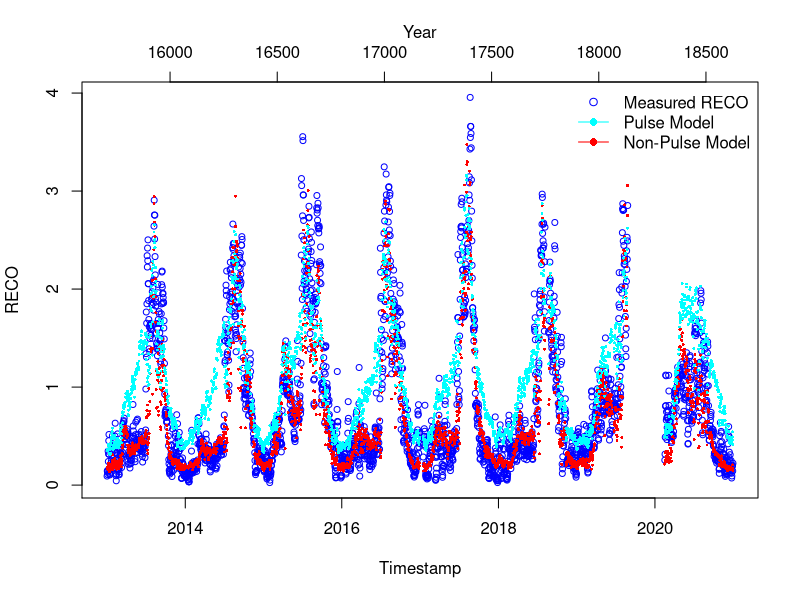
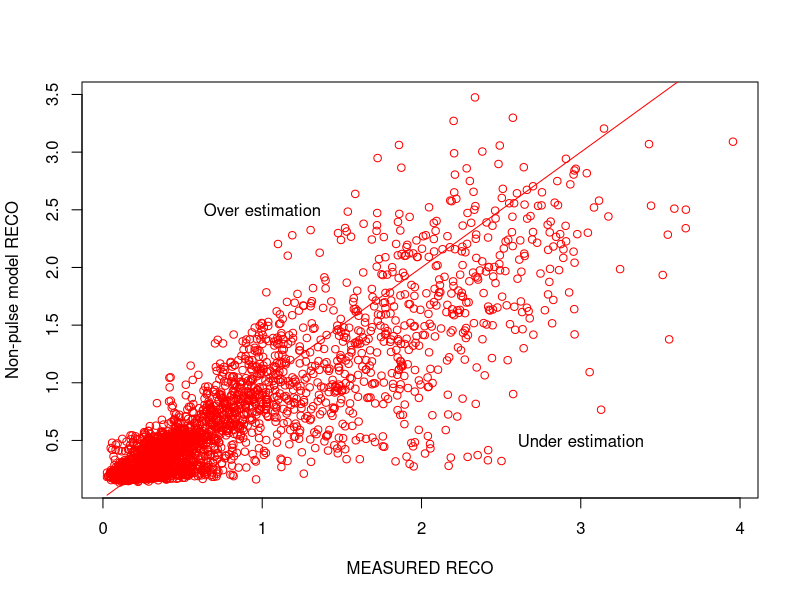
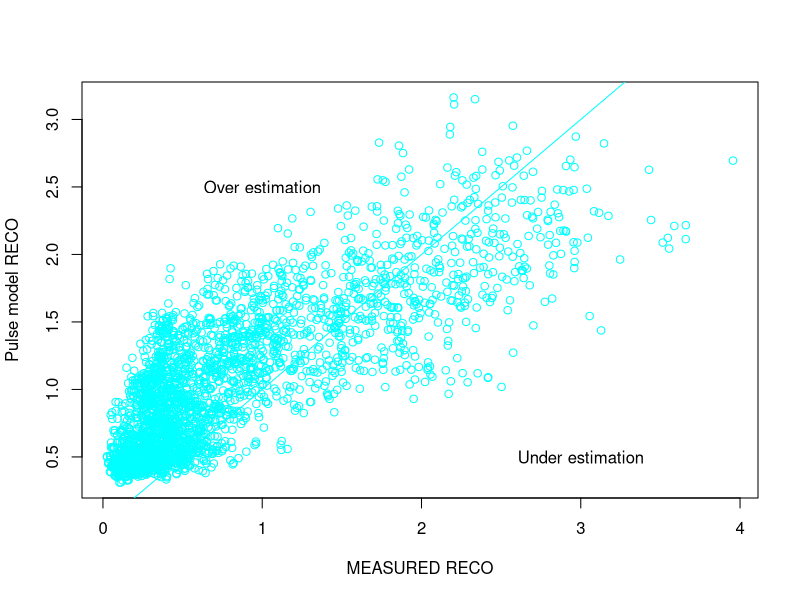

Reproduce these figures in R, in order. (Note: this script raises an error after producing the figures.)
########## Non-linear model for daily data ##################
# Fitting parameters for model4 from Roby et al 2019

##### Read in pulse and non-pulse data generated by CreateVariableDuration.R

years_sum_Pulse0 <- read.csv("data/years_sum_Pulse0_DM.csv", header = TRUE, na.strings = "NaN")
years_sum_Pulse1<- read.csv("data/years_sum_Pulse1_DM.csv", header = TRUE, na.strings = "NaN")
years_sum1<- read.csv("data/years_sum1_DM.csv", header = TRUE, na.strings = "NaN")



library(readr)

# READ IN FILES
years_sum_Pulse0 <- read_csv("data/years_sum_Pulse0_DM.csv")
years_sum_Pulse1 <- read_csv("data/years_sum_Pulse1_DM.csv")
years_sum1 <- read_csv("data/years_sum1_DM.csv")

# CHECK COLUMN NAMES AND DATA TYPES
str(years_sum_Pulse0)
str(years_sum_Pulse1)
str(years_sum1)

# Remove rows with missing values
years_sum_Pulse0 <- na.omit(years_sum_Pulse0)

# Calculate Soil Moisture
SoilMoisture <- years_sum_Pulse0$meanSWC5/100

# Assign variables
meanSWC5_NP <- SoilMoisture
meanST5_NP <- years_sum_Pulse0$meanST5
meanGPP_NP <- years_sum_Pulse0$meanGPP
GPPmax_NP <- max(years_sum_Pulse0$meanGPP)

# Fit model
Param_model4_NP <- nls(meanRECO ~ Fref*((meanGPP_NP/GPPmax_NP +n)/1+n) *
                         (1-c4*(0.1-meanSWC5_NP)^2)*exp(b4*meanST5_NP), 
                       data = years_sum_Pulse0,
                       start = list(Fref=0.75, c4=56.54, b4=0.04, n=0.84),
                       control = nls.control(maxiter = 1000, minFactor = 0.01)
)
Summary_Model4_NP = summary(Param_model4_NP)


# 
# Formula: meanRECO ~ Fref * ((meanGPP_NP/GPPmax_NP + n)/1 + n) * (1 - c4 * 
#                                                                    (0.1 - meanSWC5_NP)^2) * exp(b4 * meanST5_NP)
# 
# Parameters:
#   Estimate Std. Error t value Pr(>|t|)    
# Fref  1.180490   0.069982  16.869  < 2e-16 ***
#   c4   11.457981   3.531174   3.245  0.00121 ** 
#   b4    0.038775   0.002127  18.232  < 2e-16 ***
#   n     0.054269   0.002775  19.558  < 2e-16 ***
#   ---
#   Signif. codes:  0 ‘***’ 0.001 ‘**’ 0.01 ‘*’ 0.05 ‘.’ 0.1 ‘ ’ 1
# 
# Residual standard error: 0.252 on 1002 degrees of freedom
# 
# Number of iterations to convergence: 7 
# Achieved convergence tolerance: 3.386e-06

# NON_Pulse parameters
FrefNP = 1.180490 
SMoptNP =0.125 
c4NP = 11.457981   
b4NP =  0.038775
nNP=  0.054269




# Remove rows with missing values
years_sum_Pulse1 <- na.omit(years_sum_Pulse1)

SoilMoisture_P =years_sum_Pulse1$meanSWC5/100
meanSWC5_P = SoilMoisture_P
meanST5_P = years_sum_Pulse1$meanST5
meanGPP_P = years_sum_Pulse1$meanGPP
GPPmax_P = max(years_sum_Pulse1$meanGPP)

Param_model4_P <- nls(meanRECO ~ Fref*((meanGPP_P/GPPmax_P +n)/1+n) *(1-c4*(0.1-meanSWC5_P)^2)*exp(b4*meanST5_P), 
                       data = years_sum_Pulse1,
                       start = list(Fref=0.75,  c4=56.54, b4=0.04, n=0.84),
                       control = nls.control(maxiter = 1000, minFactor = 0.01)
)
Summary_Model4_P = summary(Param_model4_P)
# # 
# Parameters:
#   Estimate Std. Error t value Pr(>|t|)    
# Fref   0.616634   0.045269  13.621  < 2e-16 ***
#   c4   -10.431847   1.596214  -6.535 1.01e-10 ***
#   b4     0.044407   0.002129  20.862  < 2e-16 ***
#   n      0.243863   0.014703  16.586  < 2e-16 ***
# Pulse parameters
FrefP = 0.616634 
SMoptP =0.125 
c4P = -10.431847   
b4P =   0.044407
nP=  0.243863




complete.cases(years_sum1)

# Remove rows with missing values
years_sum1 <- na.omit(years_sum1)

# Setting up drivers for all time
All_meanSWC5 =years_sum1$meanSWC5/100
All_meanST5 = years_sum1$meanST5
All_meanGPP = years_sum1$meanGPP
All_GPPmax = max(years_sum1$meanGPP)

#run model for full time series based on non-pulse time parameters
ALL_model4_NP = FrefNP*((All_meanGPP/All_GPPmax +nNP)/1+nNP) *(1-c4NP*(SMoptNP-All_meanSWC5)^2)*exp(b4NP*All_meanST5)
#run model for full time series based on pulse time parameters
All_model4_P = FrefP*((All_meanGPP/All_GPPmax +nP)/1+nP) *(1-c4P*(SMoptP-All_meanSWC5)^2)*exp(b4P*All_meanST5)


# Plot the RECO time series
plot(years_sum1$date, years_sum1$meanRECO, type = "p", col = "blue", xlab = "Timestamp", ylab = "RECO", cex = 0.8)

# Add the model output time series to the plot
points(years_sum1$date, ALL_model4_NP, col = "red", pch = 16, cex = 0.4)
points(years_sum1$date, All_model4_P, col = "cyan", pch = 16, cex = 0.4, alpha=0.5)

# create the legend
legend(x = "topright",
       legend = c("Measured RECO", "Pulse Model", "Non-Pulse Model"),
       pch = c(1, 16, 16),
       col = c("blue", "cyan", "red"),
       lty = c(NA, 1, 1),
       bty = "n")

# Add another x-axis with the year
par(new=TRUE)
plot(years_sum1$date, years_sum1$meanRECO, type = "n", axes=FALSE, xlab="", ylab="")
axis(side=3)
mtext("Year",side=3,line=2)
axis(side=1, at = as.numeric(format(years_sum1$date, "%Y")), labels = format(years_sum1$date, "%Y"))




plot(years_sum1$meanRECO,ALL_model4_NP, type = "p", col = "red", xlab = "MEASURED RECO", ylab = "Non-pulse model RECO")
text(x = 1, y = 2.5, labels = "Over estimation")
text(x = 3, y = 0.5, labels = "Under estimation")
points( years_sum1$meanRECO,years_sum1$meanRECO,  type = "l", col = "red")

plot(years_sum1$meanRECO,All_model4_P,  type = "p", col = "cyan", xlab = "MEASURED RECO", ylab = "Pulse model RECO")
text(x = 1, y = 2.5, labels = "Over estimation")
text(x = 3, y = 0.5, labels = "Under estimation")
points( years_sum1$meanRECO,years_sum1$meanRECO,  type = "l", col = "cyan")


# Calulate the model residual and investigate whether residuals are higher during pulse times. 
Model_residual_NP = years_sum1$meanRECO-ALL_model4_NP
plot(years_sum1$meanSWC5,Model_residual, xlab = "SWC", ylab = "Model Error")


# calculate RMSE
rmse_NP <- sqrt(mean((ALL_model4_NP - years_sum1$meanRECO)^2))
rmse_P <- sqrt(mean((All_model4_P - years_sum1$meanRECO)^2))
# calculate MAPE
mape_NP <- mean(abs(ALL_model4_NP - years_sum1$meanRECO) / years_sum1$meanRECO) * 100
mape_P <- mean(abs(All_model4_P - years_sum1$meanRECO) / years_sum1$meanRECO) * 100
# calculate R-squared
r_squared_NP <- cor(ALL_model4_NP, years_sum1$meanRECO)^2
r_squared_P <- cor(All_model4_P, years_sum1$meanRECO)^2

Reco_NP = sum(ALL_model4_NP)
Reco_P = sum(All_model4_P)
Reco_obs = sum(years_sum1$meanRECO)


plot(ALL_model4_NP,All_model4_P, xlab = "Non-Pulse Model Reco", ylab = "Pulse Model Reco")


# Set the plot size and resolution
png("model_comparison.png", width = 800, height = 800, units = "px", res = 300)

# Create a blank plot with axis labels and limits
plot(ALL_model4_NP, All_model4_P, xlab = "Non-Pulse Model Reco", ylab = "Pulse Model Reco", 
     xlim = c(0, 5), ylim = c(0, 5), cex.lab = 1.5, cex.axis = 1.2)

# Add a 1:1 line to the plot
abline(a = 0, b = 1, lty = 2)

# Add points to the plot
points(ALL_model4_NP, All_model4_P, pch = 16, col = "black", cex = 1.2)



# Save the plot
dev.off()
